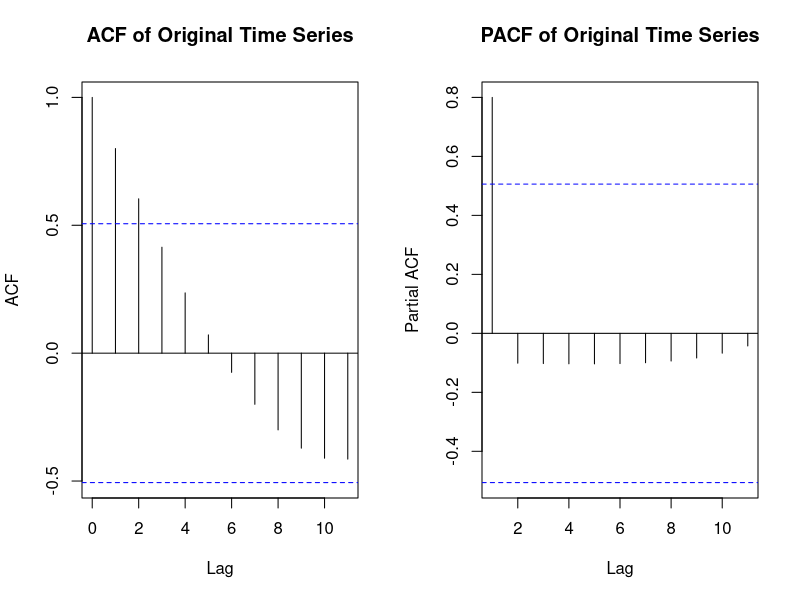
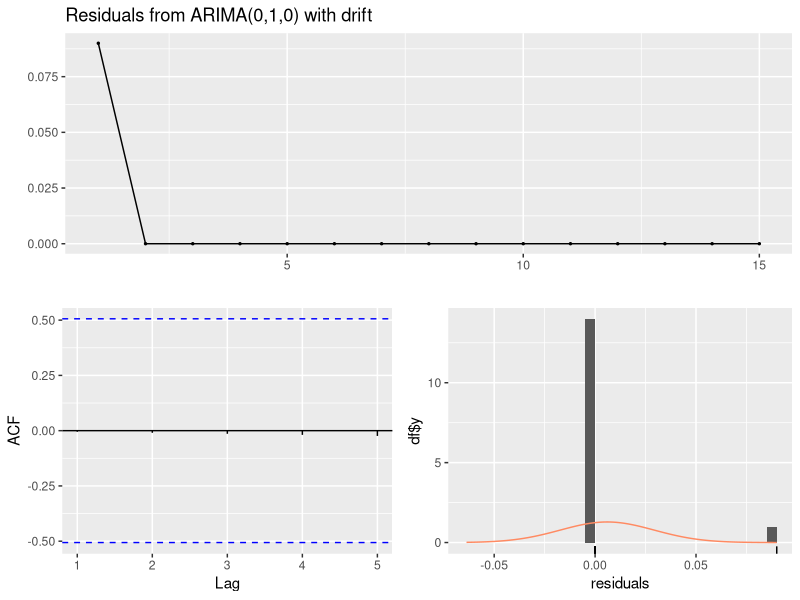
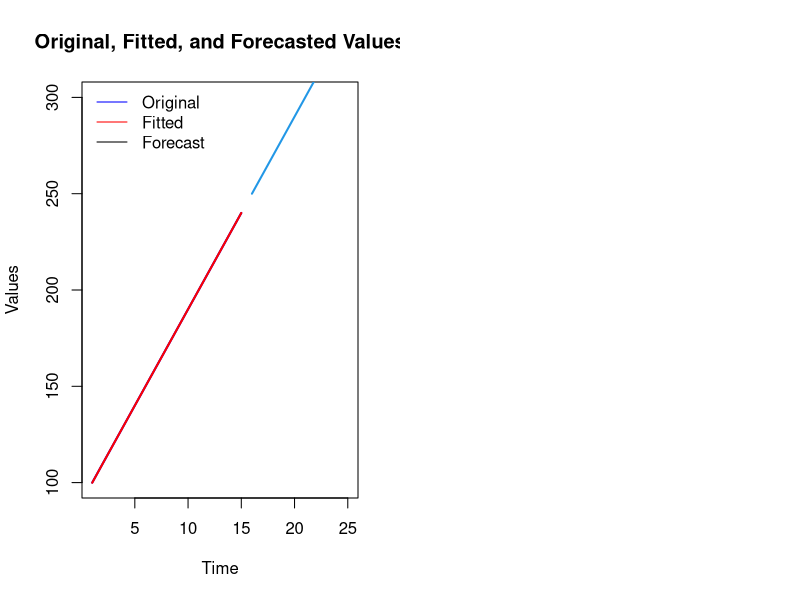

These figures' R source, in order:
# Load necessary libraries
library(forecast)
library(tseries)

# Step 1: Set up the Data
data <- data.frame(
  Time = 1:15,
  Values = c(100, 110, 120, 130, 140, 150, 160, 170, 180, 190, 200, 210, 220, 230, 240)
)

# Convert the data to a time series object
ts_data <- ts(data$Values)

# Step 2: Plot the ACF and PACF of the Original Time Series
par(mfrow = c(1, 2))  # Set the layout to show two plots side by side
acf(ts_data, main = "ACF of Original Time Series")
pacf(ts_data, main = "PACF of Original Time Series")

# Step 3: Use auto.arima() for automatic differencing and model selection
model_arima <- auto.arima(ts_data)

# Display the summary of the fitted ARIMA model
print(summary(model_arima))
#Model Fit: The ARIMA(0,1,0) with drift seems to fit the training data exceptionally well, indicated by the low error metrics and the coefficients. However, the negative AIC and BIC values suggest that the model might be too simplistic, potentially overfitting the data.
#Drift Term: The positive drift of 10 indicates a consistent upward trend in the series.
#Error Metrics: Overall, the training set error metrics indicate a good fit, with low bias and small errors in the forecasts.

# Step 4: Check the Residual Diagnostics of the Fitted Model
checkresiduals(model_arima)

# Step 5: Forecast the Next 10 Values
forecasted_values <- forecast(model_arima, h = 10)

# Step 6: Plot the Original Time Series, Fitted Values, and Forecasted Values
# Plot forecast
plot(forecasted_values, main = "Original, Fitted, and Forecasted Values", 
     xlab = "Time", ylab = "Values", ylim = c(100, 300))

# Add original time series to the plot
lines(ts(data$Values), col = "blue", lwd = 2)

# Add fitted values to the plot
lines(fitted(model_arima), col = "red", lwd = 2)

# Add legend
legend("topleft", legend = c("Original", "Fitted", "Forecast"),
       col = c("blue", "red", "black"), lty = 1, bty = "n")




